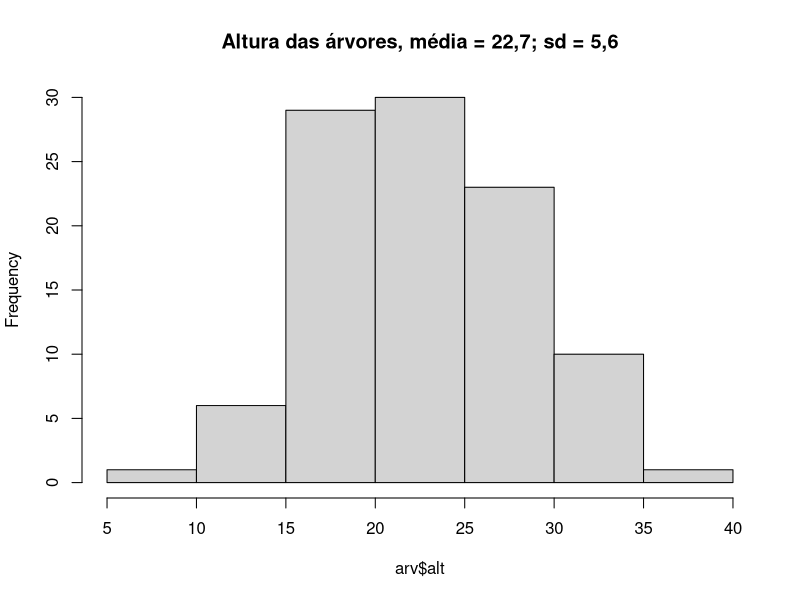
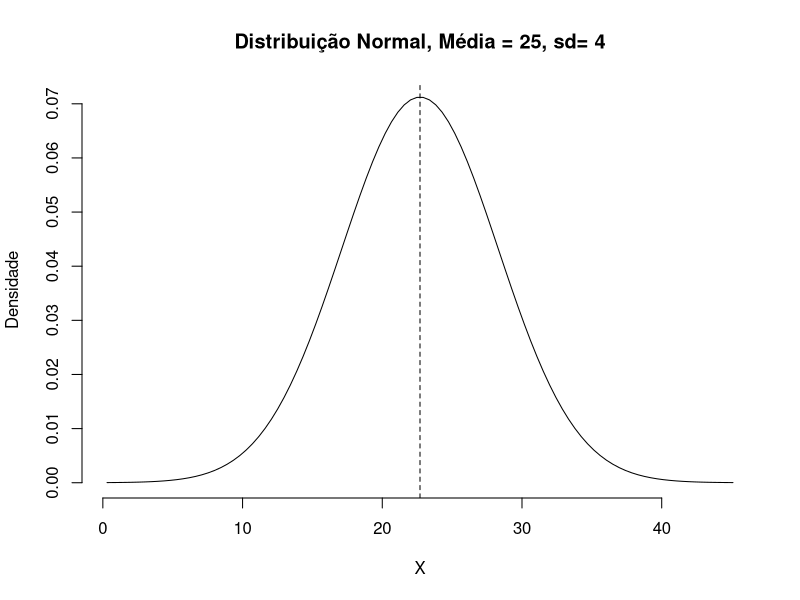
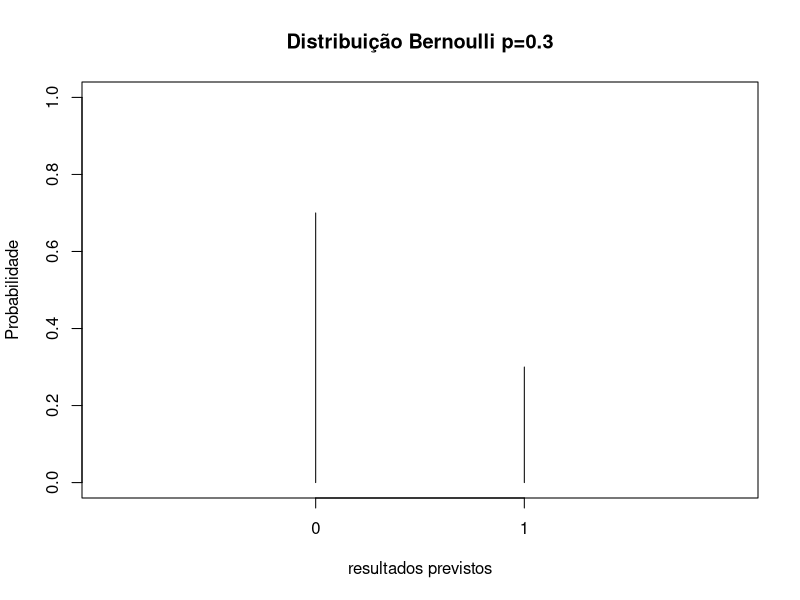
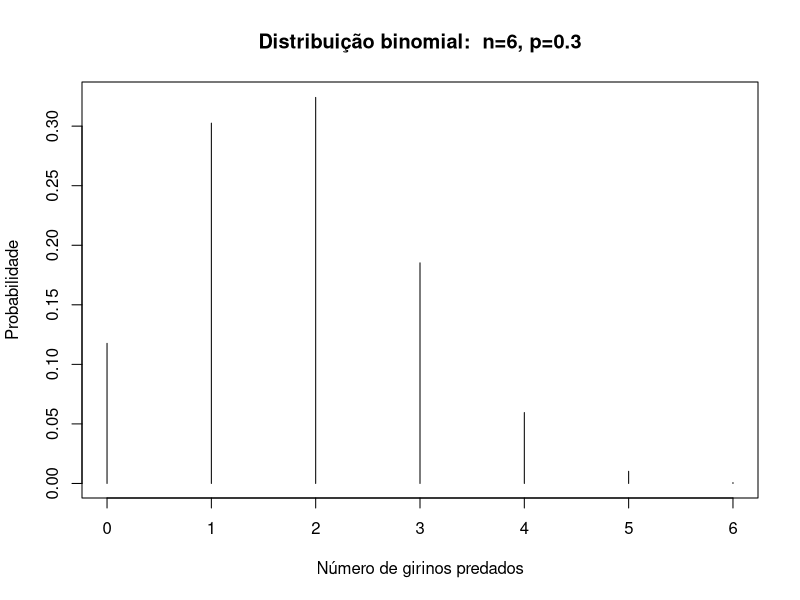
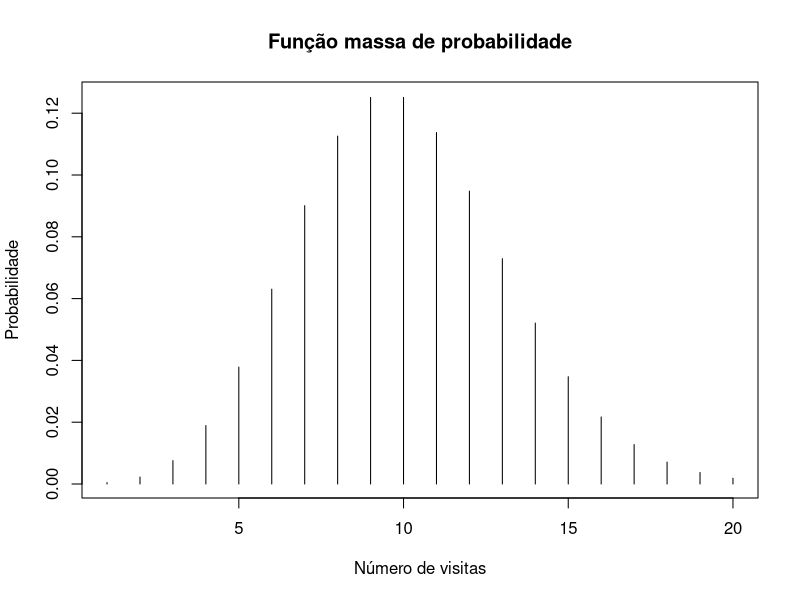
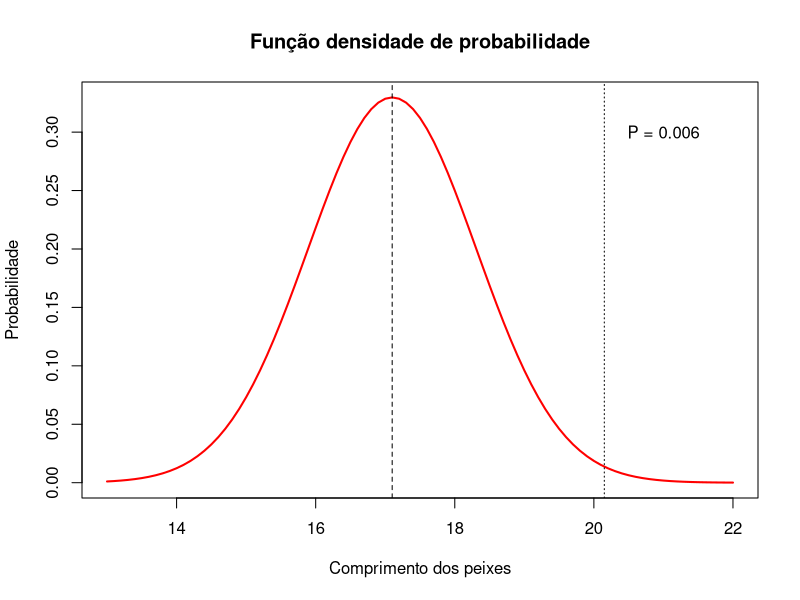
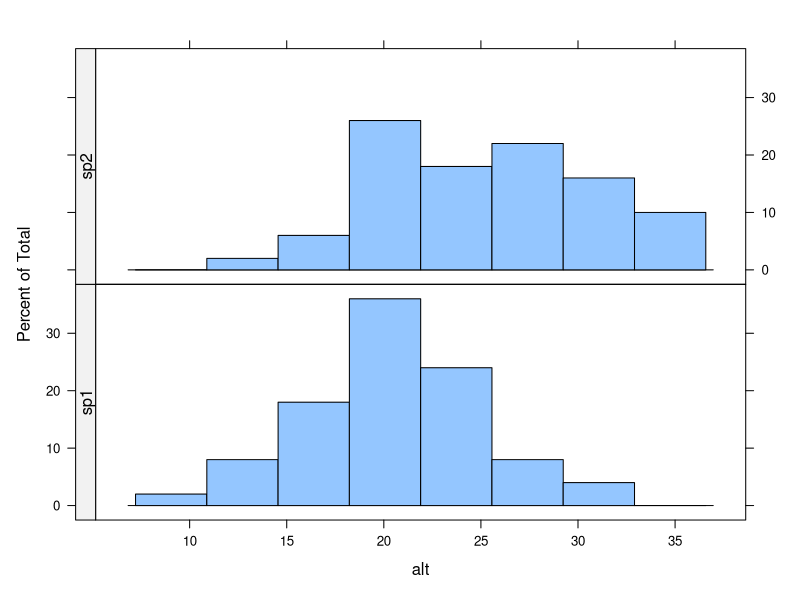
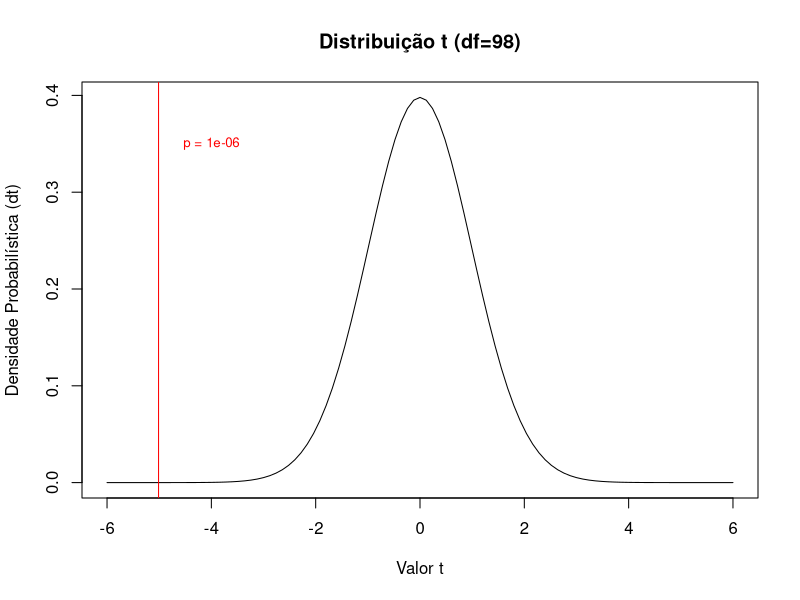

Recreate these plots in R, in order. (Note: this script raises an error after producing the figures.)
#####################################
# Material de acompanhamento Aula 3 #
####################################
# Por: Melina Leite

## Um problema

arv <-read.table("arvores.csv", sep=";", header=T)
hist(arv$alt, main="Altura das árvores, média = 22,7; sd = 5,6")
mean(arv$alt); var(arv$alt); sd(arv$alt)


## Função de probabilidade 

# exemplo de gráfico da função de densidade (prob) de uma distribuição normal
mean=22.7; sd=5.6
lb=10; 
ub=40

x <- seq(-4,4,length=100)*sd + mean
hx <- dnorm(x,mean,sd)

plot(x, hx, type="n", xlab="X", ylab="Densidade",
     main="Distribuição Normal, Média = 25, sd= 4", axes=FALSE)
axis(1)
axis(2)
i <- x >= lb & x <= ub
lines(x, hx)
abline(v=22.7, lty=2)

  
# Algumas Distribuições de Probabilidade
  
## Bernouli: X ~ Bernouli(p)
plot(dbinom(0:1, size=1, prob=0.3), 
     xlim=c(0,3), ylim=c(0,1), 
     xlab="resultados previstos",
     ylab="Probabilidade", 
     main="Distribuição Bernoulli p=0.3",
     type="h", xaxt="n")
axis(1, at=c(1,2), labels = c(0,1))

## Binomial: X ~ Bin(n, p)
plot(y=dbinom(0:6, size=6, prob=0.3), 
     x=c(0:6),
     xlab="Número de girinos predados",
     ylab="Probabilidade", 
     main="Distribuição binomial:  n=6, p=0.3",
     type="h")

## Poisson:  X ~ Pois(λ)
plot(dpois(seq(1,20, by =1), lambda = 10), type ="h",
     xlab = "Número de visitas", 
     ylab = "Probabilidade", 
     main = "Função massa de probabilidade")

## Normal: X ~ N(μ, σ) {.columns-2}
prob <- pnorm(q = 20.15, mean = 17.1, sd = 1.21, lower.tail = F)
prob

x<-seq(13, 22, 0.1)
y=dnorm(x, mean = 17.1, sd=1.21)
plot(x, y, type="l", lwd=2, col="red", 
     ylab = "Probabilidade",
     xlab= "Comprimento dos peixes",
     main ="Função densidade de probabilidade")
abline(v = 17.1, lty=2)
abline(v = 20.15, lty=3)
text(x=21,y=0.3, labels="P = 0.006")


## Voltando ao nosso problema
  
levels(arv$sp)
library(lattice)
histogram(~alt|sp, 
          data = arv,
          layout = c(1,2),
          strip=F,
          strip.left=T)

## Diferença entre as médias das alturas

mean(arv$alt[arv$sp=="sp2"]) - mean(arv$alt[arv$sp=="sp1"])

## Teste t

t.test(arv$alt~arv$sp, var.equal=T)

curve(expr=dt(x, 98),
      main="Distribuição t (df=98)", 
      xlab="Valor t",
      ylab="Densidade Probabilística (dt)",
      xlim=c(-6,6))
abline(v=-5.0125, col="red")

text(x= -4, y=0.35, paste("p =", round(pt(-5.0125,98),6)), 
     cex=0.8, col="red")


# Modelos lineares
  
## ANOVA one-way
# dados novos para sp 3
alt.sp3 <- c(36.90076761,33.23131727,32.82767311,24.93410577,31.87626329,
             28.76824248,26.6436144,31.41238398,27.65383929,31.70425719,
             33.60752445,28.30263354,29.32210674,23.4790054,22.20793046,
             18.28797293,23.39044736,28.75820917,29.94344703,34.47430235,
             32.09820862,26.99845592,27.64858951,31.90557306,33.63236368,
             25.35966179,35.00885172,32.89125598,18.98802229,30.8516906,
             22.04191398,35.37232889,35.67150408,34.30257037,24.43038475,
             20.6274663,31.15717916,23.27023231,36.20568545,34.33068448,
             28.40769054,31.00578874,29.50989158,31.69915991,37.25975797,
             30.1279997,38.623371,35.36472829,29.88304259,31.00145491)

sp3 <- data.frame(alt=alt.sp3, sp=rep("sp3",50))
arv2 <- rbind(arv,sp3)

#pegando uma amostra dos dados para facilitar os cálculos subsequentes
amostras <- seq(1,150,by=5)
arv3 <- arv2[ amostras, ]
arv3 <- arv3[order(arv3$sp),]

# gráfico dos dados usados nas análises
boxplot(alt~sp, data=arv3, ylab="Altura árvores")
points(arv3$alt~arv3$sp)

  
## ANOVA na unha
  
## Soma dos quadrados total
# re-arranjando os dados para fazer os cálculos mais facilmente
arv4 <- data.frame(sp1=arv3$alt[arv3$sp=="sp1"],
                   sp2=arv3$alt[arv3$sp=="sp2"],
                   sp3=arv3$alt[arv3$sp=="sp3"])

media.geral <- mean(arv3$alt)
media.geral
medias.sps <- apply(arv4, 2, mean)
medias.sps
dif.geral <- arv4 - media.geral
ss.especies <- dif.geral^2
ss.especies
ss.total <- sum(ss.especies)
ss.total

vetor.cor <- rep(1:3, each=10) #vetor de cores

# figura da soma dos quadrados total
plot(x = c(1:30), y = arv3$alt, ylim=c(8,40),
     pch=(rep(c(15,16,17), each=10)),
     col=arv3$sp,
     ylab="Altura árvores", xlab="Observações",
     main="Variação total")
for(i in 1:30)
{
  lines(c(i,i),c(arv3$alt[i],mean(arv3$alt)),col=vetor.cor[i])
}
abline(h=media.geral)


## Soma dos quadrados dentro de cada grupo

vetor.medias<-rep(medias.sps, each=10)

#grafico da soma dos quadrados em cada grupo
plot(c(1:30), arv3$alt, ylim=c(8,40),
     pch=(rep(c(15,16,17),each=10)),
     col=vetor.cor,
     main="Variação Intra Grupos",
     ylab="Variável Resposta", xlab="Observações")
for(i in 1:30)
{
  lines(c(i,i),c(vetor.medias[i],arv3$alt[i]),col=vetor.cor[i])
}
lines(c(1,10),c(medias.sps[1],medias.sps[1]),col=1)
lines(c(11,20),c(medias.sps[2],medias.sps[2]),col=2)
lines(c(21,30),c(medias.sps[3],medias.sps[3]),col=3)


## Soma dos quadrados dentro de cada grupo
(ss.sp1=sum((arv4$sp1-medias.sps["sp1"])^2))
(ss.sp2=sum((arv4$sp2-medias.sps["sp2"])^2))
(ss.sp3=sum((arv4$sp3-medias.sps["sp3"])^2))
(ss.intra=ss.sp1+ss.sp2+ss.sp3)

## Soma dos quadrados entre grupos
# grafico da soma dos quadrados entre grupos
plot(c(1:30), vetor.medias, ylim=c(10,40), 
     pch=(rep(c(15,16,17),each=10)),
     col=vetor.cor, 
     main="Variação Entre Grupos", 
     ylab="Variável Resposta", xlab="Observações")
for(i in 1:30)
{
  lines(c(i,i),c(vetor.medias[i],mean(vetor.medias)),col=vetor.cor[i])
}
abline(h=media.geral)
points(c(1:30),arv3$alt, ylim=c(10,50), 
       pch=(rep(c(0,1,2),each=10)), col=vetor.cor, cex=0.5)


## Soma dos quadrados entre grupos 
medias.sps
media.geral
ss.entre=10*sum((medias.sps-media.geral)^2)
ss.entre

#conferindo os cálculos
ss.intra+ss.entre
ss.total

## Desvios médios
ms.entre=ss.entre/2
ms.intra=ss.intra/27
ms.entre
ms.intra

## Cálculo de F
#F - razão das variâncias
F.sps=ms.entre/ms.intra
F.sps

## Distribuição F 

p.sps=pf(F.sps, 2, 27, lower.tail=FALSE)
p.sps

# gráfico da distribuição F indicando o resultado
curve(expr=df(x, 2,27),
      main="Distribuição F de Fisher (df=2,27)", 
      xlab="Valor F",
      ylab="Densidade Probabilística (df)",
      xlim=c(2,12))
abline(v=F.sps, col="red")
abline(h=0, lty=2)

xf=seq(F.sps, 12, 0.01)
ydf=df(xf, 2, 27)
polygon(c(F.sps,xf),c(0,ydf),col="red")

text(x= 7,y=0.08,paste("pf(x) =",
                       round(pf(F.sps,2,27,lower.tail=F),4)), 
     cex=0.8, col="red")

  
## ANOVA no R
anova.sps <- aov(alt~sp, data=arv3)
summary(anova.sps)


## Testes à posteriori - onde estão as diferenças entre os grupos?
boxplot(arv4) # 

## Teste Tukey
TukeyHSD(anova.sps)

#revendo gráfico dos dados
stripchart( arv3$alt~arv3$sp,
      vertical = TRUE, pch = 16, 
      col = c("black", "red", "green"))


## Outra maneira de fazer a ANOVA no R 
lm.anova.sp <- lm(alt~sp, data=arv3)
summary.aov(lm.anova.sp) #mesmo que o summary do aov

## Resultado ANOVA como LM 
summary(lm.anova.sp) 


## Regressão linear simples

# criando a variável nutrientes
nutri <- c(1.09, 1.73, 1.49, 2.84, 3.08, 8.24, 8.67, 6.10, 8.37, 8.03,
           10.62, 14.26, 13.77, 14.81, 14.40, 17.27, 15.46, 18.66, 16.03,
           17.37, 26.80, 27.1, 29.09, 20.46, 24.51, 28.56, 24.87, 27.44,
           26.02, 22.94)

# ordenando arv3 por altura (para criar uma relação com nutrientes)
arv3 <-arv3[order(arv3$alt), ]

#colocando no data.frame de dados
arv3$nutri <- nutri

plot(arv3$alt ~ nutri)

  
## Modelo da Regressão 
alt.nutr <- lm(alt ~ nutri, data = arv3);     summary(alt.nutr)

## Plot da Regressão
plot(arv3$alt ~ nutri)
abline(alt.nutr, col = "red") # reta da regressão
abline(h = mean(arv3$alt), col = "blue", lty = 2) #reta hip nula  


## Análise de Covariância
plot(alt~nutri, data=arv3, col=arv3$sp)

## Modelo da ANCOVA: aditivo 
alt.sp.nutr <- lm(alt ~ nutri + sp, data = arv3);     summary(alt.sp.nutr)


## Gráfico ANCOVA aditivo
# tirando os valores de intercepto do modelo para cada especie
coef(alt.sp.nutr)
int.sp1 <- coef(alt.sp.nutr)[1]
int.sp2 <- coef(alt.sp.nutr)[1]+coef(alt.sp.nutr)[3]
int.sp3 <- coef(alt.sp.nutr)[1]+coef(alt.sp.nutr)[4]

plot(alt~nutri, data=arv3, col=arv3$sp)

# reta de regressão para espécie 1
abline(a=int.sp1, b=coef(alt.sp.nutr)[2], col="black")
# reta de regressão para sp 2
abline(a=int.sp2, b=coef(alt.sp.nutr)[2], col="red")
# reta de regressão para ps 3
abline(a=int.sp3, b=coef(alt.sp.nutr)[2], col="green")


## Modelo ANCOVA com interação 
# duas notações para o mesmo modelo:
alt.sp.nutr2 <- lm(alt ~ nutri + sp + nutri:sp, data=arv3)
alt.sp.nutr3 <- lm(alt ~ nutri*sp, data=arv3) #
summary(alt.sp.nutr3)

## Gráfico ANCOVA com interação

# interceptos
int.sp1 <- coef(alt.sp.nutr2)[1]
int.sp2 <- coef(alt.sp.nutr2)[1] + coef(alt.sp.nutr2)[3]
int.sp3 <- coef(alt.sp.nutr2)[1] + coef(alt.sp.nutr2)[4]

#coeficientes
coef.sp1 <- coef(alt.sp.nutr2)[2]
coef.sp2 <- coef(alt.sp.nutr2)[2] + coef(alt.sp.nutr2)[5]
coef.sp3 <- coef(alt.sp.nutr2)[2] + coef(alt.sp.nutr2)[6]

plot(alt~nutri, data=arv3, col=arv3$sp)

abline(a=int.sp1, b=coef.sp1, col="black", xlim=c(0.5))
abline(a=int.sp2, b=coef.sp2, col="red")
abline(a=int.sp3, b=coef.sp3, col="green")

## Tabela de ANOVA do modelo

summary.aov(alt.sp.nutr3)


## Modelos lineares generalizados

## GLM Poisson 
atrop <- read.table("atropela.csv", header = T, sep = ";")

plot( atrop$TOT.N ~ atrop$D.PARK,
      xlab = " Distância ao parque",
      ylab = "Número de atropelamentos")

## Modelo GLM Poisson 
mod <- glm(TOT.N ~ D.PARK, data = atrop, family = poisson)
summary(mod)


## Testando contra hipótese nula 
anova(mod, test = "Chisq")

## Gráfico Modelo GLM Poisson
coefi <- coef(mod)
coefi

plot(atrop$TOT.N~atrop$D.PARK,
     xlim = c(0,25000), ylim = c(0, 110),
     xlab = "Distância ao parque", ylab = "Número de atropelamentos")

#essa função plota a curva do modelo, colocamos exp para voltar à escala original dos dados
curve(exp(coefi[1] + coefi[2]*x), 
      xlim = c(0,25000), ylim = c(0, 110),
      xlab = "", ylab = "", 
      add=T, #adicionando a curva no plot já desenhado
      col="red")

  
## GLM Binomial
veados <- read.table("veados_parasitas.csv", header=T, sep=";")

str(veados)
summary(veados)

prop.veados <- veados$infectado/veados$amostrado
prop.veados

plot(prop.veados ~ veados$openland,
ylim=c(0,1),
xlab = "Porcentagem de vegetação aberta",
ylab="Proporção de veados infectados")


## Modelo GLM binomial 
y <- cbind(veados$infectado, veados$amostrado - veados$infectado)
mod.veado <- glm(y ~  openland, data=veados, family="binomial")
summary(mod.veado)

## Teste GLM binomial
anova(mod.veado, test = "Chisq")

## Gráfico GLM binomial
# salvando os coeficientes
coefs <- coef(mod.veado)
coefs
#lembre que estes coefs foram linearizados com a função de ligação
# para a binomial a link function é a logit
# então temos que transformar os y no inverso do logit, a função é essa:
invlogit = function(x) return(exp(x)/(1+exp(x)))

plot(prop.veados ~ veados$openland, ylim=c(0,1))
#usando o invlogit para desenhar a curva:
curve(invlogit(coefs[1] + coefs[2]*x), add=T, col="red")


# Checando as premissas dos modelos

## Teste de normalidade 
shapiro.test(arv3$alt)

shapiro.test(arv$alt[arv$sp == "sp1"])
shapiro.test(arv$alt[arv$sp == "sp2"])

## Teste de homogeneidade de variâncias
bartlett.test(arv3$alt~arv3$sp)

## Teste homogeneidade de variâncias
# carregando o pacote car que tem a função do teste
library(car)
leveneTest(arv3$alt~arv3$sp)


## Checagem do ajuste do modelo - Resíduos

resid(anova.sps)
#residuals(anova.sps) # o mesmo que a função de cima

## Resíduos ANOVA: alt ~ sp
par(mfrow=c(2,2)) # separando a área gráfica em 4 espaços 
plot(anova.sps)

## Resíduos regressão: alt ~ nutri
plot(alt.nutr)

## Resíduos ANCOVA aditivo: alt ~ sp + nutri
plot(alt.sp.nutr)

## Resíduos ANCOVA interativo: alt ~ sp * nutri
plot(alt.sp.nutr2)

## Resíduos GLM poisson: atrop ~ dist.park
plot(mod)

## Resíduos LM com a poisson: atrop ~ dist.park
plot(lm(TOT.N ~ D.PARK, data = atrop))

## Resíduos GLM binomial: prop.infec ~ openland
plot( mod.veado)

## Resíduos LM com a binomial: prop.infec ~ openland
plot( lm(prop.veados ~ veados$openland))


par(mfrow=c(1,1)) # para "desligar" o par inicial
